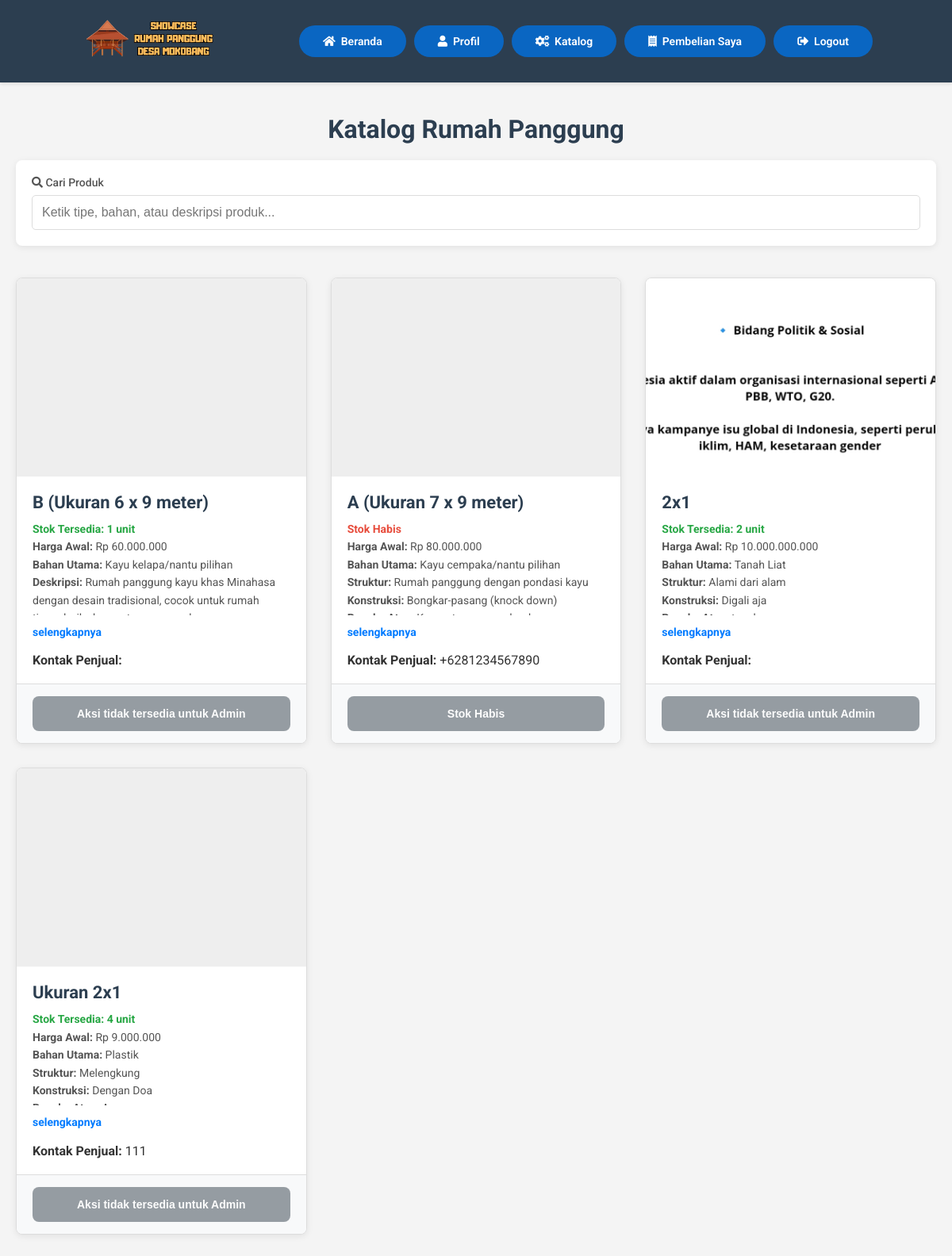
/katalog.php (signed in), run on the app's committed database.
### tables this page shows
CREATE TABLE `katalog` (
  `id` int(11) NOT NULL AUTO_INCREMENT,
  `tipe` varchar(255) DEFAULT NULL,
  `harga` decimal(15,2) DEFAULT NULL,
  `bahan_utama` varchar(255) DEFAULT NULL,
  `struktur` varchar(255) DEFAULT NULL,
  `konstruksi` varchar(255) DEFAULT NULL,
  `rangka_atap` varchar(255) DEFAULT NULL,
  `lantai_dinding` varchar(255) DEFAULT NULL,
  `jumlah_kamar` varchar(50) DEFAULT NULL,
  `teras_depan` varchar(255) DEFAULT NULL,
  `ventilasi_jendela` varchar(255) DEFAULT NULL,
  `pengerjaan` varchar(255) DEFAULT NULL,
  `nomor_kontak` varchar(50) DEFAULT NULL,
  `gambar` text DEFAULT NULL,
  `fitur_tambahan` text DEFAULT NULL,
  `deskripsi` text DEFAULT NULL,
  `stock` int(11) NOT NULL DEFAULT 1,
  `admin_id` int(11) DEFAULT NULL,
  `created_at` timestamp NULL DEFAULT current_timestamp(),
  `updated_at` timestamp NULL DEFAULT current_timestamp() ON UPDATE current_timestamp(),
  PRIMARY KEY (`id`),
  KEY `admin_id` (`admin_id`),
  CONSTRAINT `katalog_ibfk_1` FOREIGN KEY (`admin_id`) REFERENCES `admins` (`id`)
);

### katalog.php (the view, shortened to what this page needs)
<?php
$conn = getMysqliConnection();
$sql = "SELECT * FROM katalog";
$result = $conn->query($sql);
$is_admin_logged_in = isset($_SESSION['admin_id']);
if ($result->num_rows > 0) {
    $result->data_seek(0);
}
?>
<!DOCTYPE html>
<html lang="id">
<head>
    <link href="https://cdnjs.cloudflare.com/ajax/libs/font-awesome/5.15.3/css/all.min.css" rel="stylesheet">
</head>
<body>
    <header>
        <div class="logo"> <a href="index.php"><img src="image/logo-showcase.png" alt="Logo"></a> </div>
        <nav>
            <ul>
                <li><a href="index.php" class="button-18"><i class="fas fa-home"></i>&nbsp; Beranda</a></li>
                <li><a href="profil.php" class="button-18"><i class="fas fa-user"></i>&nbsp; Profil</a></li>
                <li><a href="katalog.php" class="button-18"><i class="fas fa-cogs"></i>&nbsp; Katalog</a></li>
                <li><a href="daftar-pembelian.php" class="button-18"><i class="fas fa-receipt"></i>&nbsp; Pembelian Saya</a></li>
                <?php if (isset($_SESSION['user_id']) || isset($_SESSION['admin_id'])): ?>
                    <li><a href="logout.php" class="button-18"><i class="fas fa-sign-out-alt"></i>&nbsp; Logout</a></li>
                <?php else: ?>
                    <li><a href="login.php" class="button-18"><i class="fas fa-sign-in-alt"></i>&nbsp; Login</a></li>
                <?php endif; ?>
            </ul>
        </nav>
    </header>
    <main>
        <h1>Katalog Rumah Panggung</h1>
        <div class="filter-container">
            <div class="filter-group">
                <label for="searchInput"><i class="fas fa-search"></i> Cari Produk</label>
                <input type="text" id="searchInput" placeholder="Ketik tipe, bahan, atau deskripsi produk...">
            </div>
        </div>
        <div class="catalog-container">
            <?php if ($result->num_rows > 0): ?>
                <?php $result->data_seek(0); ?>
                <?php while($row = $result->fetch_assoc()): ?>
                    <?php
                        $images_raw = json_decode($row['gambar'] ?? '[]', true);
                        $images = [];
                        if (is_array($images_raw)) { foreach ($images_raw as $img) { $images[] = str_replace('\\', '/', $img); } }
                        $preview_image_url = !empty($images) ? htmlspecialchars($images[0]) : 'image/default-placeholder.jpg';
                        $kontak = $row['nomor_kontak'] ?? '6281234567890';
                        $whatsapp_url = "https://wa.me/" . preg_replace('/[^0-9]/', '', $kontak) . "?text=" . urlencode("Halo, saya tertarik dengan produk Rumah Panggung tipe: " . $row['tipe']);
                        $stock = $row['stock'] ?? 0;
                    ?>
                    <div class="catalog-item">
                        <div class="preview-container" style="background-image: url('<?php echo $preview_image_url; ?>');" data-images='<?php echo htmlspecialchars(json_encode($images)); ?>' onclick="openPanoramaModal(this)"></div>
                        <div class="item-content">
                            <h2><?php echo htmlspecialchars($row['tipe']); ?></h2>
                            <div class="details-section">
                                <div class="details-toggle">
                                    <?php
                                    $details_to_show = [
                                        'Harga Awal' => 'Rp ' . number_format($row['harga'], 0, ',', '.'),
                                        'Bahan Utama' => $row['bahan_utama'],
                                        'Struktur' => $row['struktur'],
                                        'Konstruksi' => $row['konstruksi'],
                                        'Rangka Atap' => $row['rangka_atap'],
                                        'Lantai & Dinding' => $row['lantai_dinding'],
                                        'Jumlah Kamar' => $row['jumlah_kamar'],
                                        'Teras Depan' => $row['teras_depan'],
                                        'Ventilasi & Jendela' => $row['ventilasi_jendela'],
                                        'Estimasi Pengerjaan' => $row['pengerjaan'],
                                        'Deskripsi' => nl2br(htmlspecialchars($row['deskripsi'])),
                                        'Fitur Tambahan' => nl2br(htmlspecialchars($row['fitur_tambahan']))
                                    ];
                                    ?>
                                    <?php if ($stock > 0): ?>
                                        <p class="stock-status available">Stok Tersedia: <?php echo $stock; ?> unit</p>
                                    <?php else: ?>
                                        <p class="stock-status out-of-stock">Stok Habis</p>
                                    <?php endif; ?>
                                    <?php foreach ($details_to_show as $label => $value): ?>
                                        <?php if (!empty(trim(strip_tags((string)$value)))): ?>
                                            <p><strong><?php echo $label; ?>:</strong> <?php echo $value; ?></p>
                                        <?php endif; ?>
                                    <?php endforeach; ?>
                                </div>
                                <span class="toggle-details-btn">selengkapnya</span>
                            </div>
                            <p><strong>Kontak Penjual:</strong> <?php echo htmlspecialchars($kontak); ?></p>
                        </div>
                        <div class="item-footer has-multiple-actions">
                            <?php if ($stock > 0 && !$is_admin_logged_in): ?>
                                <a href="simulasi.php?product_id=<?php echo $row['id']; ?>" class="custom-button btn-primary btn-full-width"><i class="fas fa-calculator"></i> Simulasi & Penawaran Kustom</a>
                                <a href="<?php echo $whatsapp_url; ?>" target="_blank" class="custom-button btn-whatsapp"><i class="fab fa-whatsapp"></i> WhatsApp</a>
                                <button class="custom-button btn-secondary" onclick="startChat(this, <?php echo $row['id']; ?>)"><i class="fas fa-comments"></i> Penawaran Standar</button>
                            <?php elseif ($stock <= 0): ?>
                                <button class="custom-button btn-full-width" disabled>Stok Habis</button>
                            <?php else: ?>
                                <button class="custom-button btn-full-width" disabled>Aksi tidak tersedia untuk Admin</button>
                            <?php endif; ?>
                        </div>
                    </div>
                <?php endwhile; ?>
            <?php endif; ?>
        </div>
        </main>
</body>
</html>

### katalog.php (style rules this page uses)
* { margin: 0; padding: 0; box-sizing: border-box; }
body { font-family: 'Roboto', sans-serif; background-color: #f4f4f4; color: #333; }
header { display: flex; justify-content: space-between; align-items: center; padding: 0 100px; background-color: #2c3e50; box-shadow: 0 2px 4px rgba(0,0,0,0.1); }
header .logo img { height: 100px; }
header nav ul { list-style: none; display: flex; gap: 10px; }
.button-18 { align-items: center; background-color: #0A66C2; border: 0; border-radius: 100px; color: #ffffff; cursor: pointer; display: inline-flex; font-size: 14px; font-weight: 600; justify-content: center; line-height: 20px; min-height: 40px; padding: 0 30px; text-decoration: none; }
main { padding: 40px 20px; }
main h1 { text-align: center; font-size: 32px; color: #2c3e50; margin-bottom: 20px; }
.filter-container { max-width: 1200px; margin: 0 auto 40px auto; padding: 20px; background-color: #fff; border-radius: 8px; box-shadow: 0 2px 8px rgba(0,0,0,0.08); display: grid; grid-template-columns: 1fr; gap: 20px; align-items: center; }
.filter-group { position: relative; display: flex; flex-direction: column; }
.filter-group label { font-size: 14px; font-weight: 500; margin-bottom: 8px; color: #555; }
.filter-group input { padding: 12px; font-size: 16px; border: 1px solid #ddd; border-radius: 5px; }
.catalog-container { display: grid; grid-template-columns: repeat(auto-fill, minmax(350px, 1fr)); gap: 30px; max-width: 1200px; margin: 0 auto; align-items: start; }
.catalog-item { background: white; border: 1px solid #ddd; border-radius: 8px; box-shadow: 0 2px 8px rgba(0,0,0,0.08); overflow: hidden; display: flex; flex-direction: column; transition: transform 0.3s, box-shadow 0.3s; }
.preview-container { width: 100%; height: 250px; background-size: cover; background-position: center center; cursor: pointer; position: relative; display: flex; justify-content: center; align-items: center; overflow: hidden; background-color: #eee; }
.preview-container::after { content: "Lihat Tur 360°"; position: absolute; color: white; background-color: rgba(0,0,0,0.5); padding: 10px 20px; border-radius: 5px; opacity: 0; transition: opacity 0.3s; }
.item-content { padding: 20px; flex-grow: 1; display: flex; flex-direction: column; }
.item-content h2 { font-size: 22px; margin-bottom: 10px; color: #2c3e50; }
.details-section { text-align: left; font-size: 14px; color: #555; line-height: 1.6; margin-bottom: 15px; }
.details-toggle { max-height: 120px; overflow: hidden; transition: max-height 0.5s ease-in-out; }
.toggle-details-btn { color: #007bff; cursor: pointer; font-weight: bold; display: inline-block; margin-top: 10px; }
.item-footer { padding: 15px 20px; background-color: #f8f9fa; border-top: 1px solid #ddd; display: grid; grid-template-columns: 1fr; gap: 10px; margin-top: auto; }
.item-footer.has-multiple-actions { grid-template-columns: 1fr 1fr; }
.custom-button { padding: 12px; font-size: 14px; border-radius: 8px; cursor: pointer; font-weight: bold; display: flex; align-items: center; justify-content: center; gap: 8px; text-decoration: none; border: 2px solid transparent; transition: all 0.2s ease-in-out; text-align: center; }
.custom-button:disabled { background-color: #6c757d; color: white; cursor: not-allowed; opacity: 0.7; }
.btn-full-width { grid-column: 1 / -1; }
.stock-status { font-weight: bold; }
.stock-status.available { color: #28a745; }
.stock-status.out-of-stock { color: #e74c3c; }

### data on the page
katalog: tipe "B (Ukuran 6 x 9 meter)", stock "1", label "Harga Awal", value "Rp 60.000.000", label "Bahan Utama", value "Kayu kelapa/nantu pilihan", label "Deskripsi", value "Rumah panggung kayu khas Minahasa dengan desain tradisional, cocok untuk rumah…", shows "Aksi tidak tersedia untuk Admin"
katalog: tipe "A (Ukuran 7 x 9 meter)", stock "Stok Habis", label "Harga Awal", value "Rp 80.000.000", label "Bahan Utama", bahan_utama "Kayu cempaka/nantu pilihan", label "Struktur", struktur "Rumah panggung dengan pondasi kayu", label "Konstruksi", konstruksi "Bongkar-pasang (knock down)", nomor_kontak "+6281234567890"
katalog: shows a picture, tipe "2x1", stock "2", label "Harga Awal", value "Rp 10.000.000.000", label "Bahan Utama", bahan_utama "Tanah Liat", label "Struktur", struktur "Alami dari alam", label "Konstruksi", konstruksi "Digali aja", shows "Aksi tidak tersedia untuk Admin"
katalog: tipe "Ukuran 2x1", stock "4", label "Harga Awal", value "Rp 9.000.000", label "Bahan Utama", bahan_utama "Plastik", label "Struktur", struktur "Melengkung", label "Konstruksi", konstruksi "Dengan Doa", nomor_kontak "111", shows "Aksi tidak tersedia untuk Admin"
